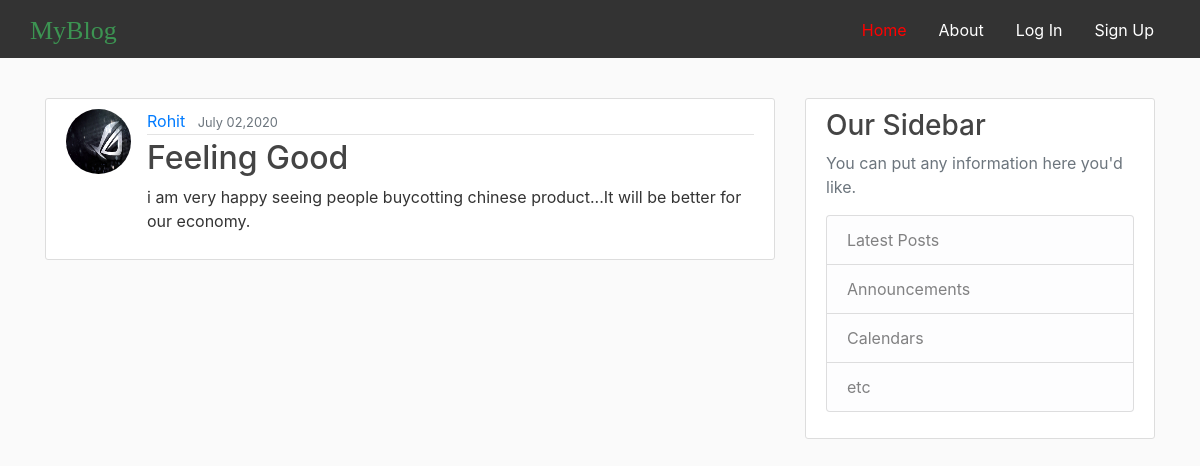
The page /post/8/ on the database its author committed.
### blog/models.py (models this page shows, shortened)
class Post(models.Model):
    title=models.CharField(max_length=100)
    content=models.TextField()
    date_posted=models.DateTimeField(default=timezone.now)
    author=models.ForeignKey(User,on_delete=models.CASCADE)

### users/models.py (models this page shows, shortened)
class Profile(models.Model):
    user=models.OneToOneField(User,on_delete=models.CASCADE)
    image=models.ImageField(default='profile_pics/default.jpg',upload_to='profile_pics')

### blog/views.py (the view)
# urls.py: path('post/<int:pk>/',PostDetailView.as_view(),name='post-detail' ),
class PostDetailView(DetailView):
    model=Post

### blog/templates/blog/post_detail.html (shortened to what this page needs)
{% extends "blog/base.html" %}
{% block content %}
        <article class="media content-section">
          <img src="{{ object.author.profile.image.url }}" class="rounded-circle article-img">
          <div class="media-body">
            <div class="article-metadata">
                <a class="mr-2" href="{% url 'user-posts' object.author.username %}">{{ object.author }}</a>
              <small class="text-muted">{{ object.date_posted|date:"F d,Y" }}</small>
            </div>
            <h2 class="article-title">{{ object.title }}</h2>
            <p class="article-content">{{ object.content }}</p>
          </div>
        </article>
{% endblock content %}

### blog/static/blog/main.css (style rules this page uses)
* { box-sizing: border-box; }
body { background: #fafafa; color: #333333; margin: 0; padding: 0; }
h1, h2, h3, h4, h5, h6 { color: #444444; }
.content-section { background: #ffffff; padding: 10px 20px; border: 1px solid #dddddd; border-radius: 3px; margin-bottom: 20px; }
.article-title { color: #444444; }
.article-content { white-space: pre-line; }
.article-img { height: 65px; width: 65px; margin-right: 16px; }
.article-metadata { padding-bottom: 1px; margin-bottom: 4px; border-bottom: 1px solid #e3e3e3 }

### rows shown on the page
Post: author.profile.image (picture), author "Rohit", date_posted "July 02,2020", title "Feeling Good", content "i am very happy seeing people buycotting chinese product...It will be better for our economy."
